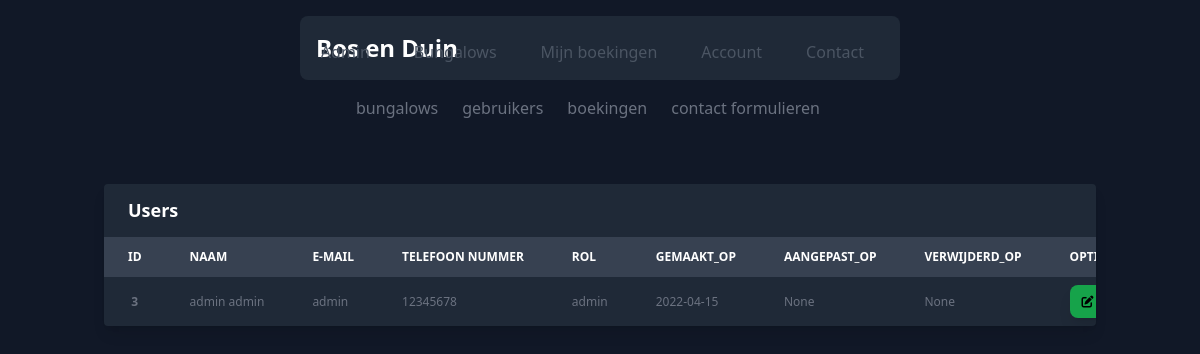
Screenshot of /admin/user-overview (signed in) with the database file from the repository.
### website/models.py (models this page shows, shortened)
class User(UserMixin, db.Model):
    __tablename__ = 'users'
    uuid = db.Column(db.Integer(), primary_key=True)
    email = db.Column(db.String(100), unique=True)
    password = db.Column(db.String(100))
    first_name = db.Column(db.String(1000))
    last_name = db.Column(db.String(1000))
    phone_nr = db.Column(db.String(1000))
    role = db.Column(db.String(16), nullable=False, default='user')
    reservations = db.relationship('Reservation', backref='User', lazy=True, cascade="all,delete")
    created_at = db.Column(db.Date(), nullable=False, default=datetime.now())
    updated_at = db.Column(db.Date(), nullable=True)
    deleted_at = db.Column(db.Date(), nullable=True)

### website/routes/admin.py (the view)
@login_required
@admin.route("user-overview")
def overview_users():
    if current_user.role != 'admin':
        flash("U kunt niet op deze pagina komen met dit account.")
        return redirect(url_for('views.home'))
    users_obj = User().query.all()
    return render_template('admin/user_overview.html', users_obj = users_obj, current_user = current_user)

### website/__init__.py (called while the page is built)
def create_app():
    app = Flask(__name__, template_folder='templates')
    upload_folder = 'static/uploads'
    login_manager = LoginManager()
    login_manager.init_app(app)
    app.config['SECRET_KEY'] = 'ThisIsSecret'
    app.config['SQLALCHEMY_DATABASE_URI'] = f"sqlite:///{DB_NAME}"
    app.config['UPLOAD_FOLDER'] = upload_folder
    db.init_app(app)
    db.create_all(app=app)
    from .routes.views import views
    from .routes.auth import auth
    from .routes.admin import admin
    app.register_blueprint(views, url_prefix='/')
    app.register_blueprint(auth, url_prefix='/auth')
    app.register_blueprint(admin, url_prefix='/admin')
    from .models import User
    @login_manager.user_loader
    def load_user(user_id):
        return User.query.get(int(user_id))
    return app

### website/templates/admin/user_overview.html (shortened to what this page needs)
{% extends "bases/base.html" %}
    {% block content %}
    {% include 'includes/admin_header.html' %}
    <div class="container mx-auto">
        <section class="relative py-16 bg-blueGray-50">
            <div class="w-full mb-12 px-4">
                <div class="relative flex flex-col min-w-0 break-words w-full mb-6 shadow-lg rounded bg-gray-800">
                    <div class="rounded-t mb-0 px-2 py-3 border-0">
                        <div class="flex flex-wrap items-center">
                            <div class=" relative w-full px-4 max-w-full flex-grow flex-1 ">
                                <h3 class="font-semibold text-lg text-white">Users</h3>
                            </div>
                        </div>
                    </div>
                    <div class="block w-full overflow-x-auto ">
                        <table class="items-center w-full bg-transparent border-collapse">
                            <thead>
                                <tr>
                                    <th
                                        class="px-6 align-middle border border-solid py-3 text-xs uppercase border-l-0 border-r-0 whitespace-nowrap font-semibold text-left bg-gray-700 text-white border-gray-800">
                                        ID</th>
                                    <th
                                        class="px-6 align-middle border border-solid py-3 text-xs uppercase border-l-0 border-r-0 whitespace-nowrap font-semibold text-left bg-gray-700 text-white border-gray-800">
                                        Naam</th>
                                    <th
                                        class="px-6 align-middle border border-solid py-3 text-xs uppercase border-l-0 border-r-0 whitespace-nowrap font-semibold text-left bg-gray-700 text-white border-gray-800">
                                        E-mail</th>
                                    <th
                                        class="px-6 align-middle border border-solid py-3 text-xs uppercase border-l-0 border-r-0 whitespace-nowrap font-semibold text-left bg-gray-700 text-white border-gray-800">
                                        Telefoon nummer</th>
                                    <th
                                        class="px-6 align-middle border border-solid py-3 text-xs uppercase border-l-0 border-r-0 whitespace-nowrap font-semibold text-left bg-gray-700 text-white border-gray-800">
                                        Rol</th>
                                    <th
                                        class="px-6 align-middle border border-solid py-3 text-xs uppercase border-l-0 border-r-0 whitespace-nowrap font-semibold text-left bg-gray-700 text-white border-gray-800">
                                        Gemaakt_op</th>
                                    <th
                                        class="px-6 align-middle border border-solid py-3 text-xs uppercase border-l-0 border-r-0 whitespace-nowrap font-semibold text-left bg-gray-700 text-white border-gray-800">
                                        Aangepast_op</th>
                                    <th
                                        class="px-6 align-middle border border-solid py-3 text-xs uppercase border-l-0 border-r-0 whitespace-nowrap font-semibold text-left bg-gray-700 text-white border-gray-800">
                                        Verwijderd_op </th>
                                    <th
                                        class="px-6 align-middle border border-solid py-3 text-xs uppercase border-l-0 border-r-0 whitespace-nowrap font-semibold text-left bg-gray-700 text-white border-gray-800">
                                        Opties</th>
                                </tr>
                            </thead>
                            {% for user_obj in users_obj %}
                            <tbody>
                                <tr>
                                    <th
                                        class="border-t-0 text-gray-500 px-6 align-middle border-l-0 border-r-0 text-xs whitespace-nowrap p-4">
                                        {{user_obj.uuid}}
                                    </th>
                                    <td
                                        class="border-t-0 text-gray-500 px-6 align-middle border-l-0 border-r-0 text-xs whitespace-nowrap p-4">
                                        {{user_obj.first_name + ' ' + user_obj.last_name}}
                                    </td>
                                    <td
                                        class="border-t-0 text-gray-500 px-6 align-middle border-l-0 border-r-0 text-xs whitespace-nowrap p-4">
                                        {{user_obj.email}}
                                    </td>
                                    <td
                                        class="border-t-0 text-gray-500 px-6 align-middle border-l-0 border-r-0 text-xs whitespace-nowrap p-4">
                                        {{user_obj.phone_nr}}
                                    </td>
                                    <td
                                        class="border-t-0 text-gray-500 px-6 align-middle border-l-0 border-r-0 text-xs whitespace-nowrap p-4">
                                        {{user_obj.role}}
                                    </td>
                                    <td
                                        class="border-t-0 text-gray-500 px-6 align-middle border-l-0 border-r-0 text-xs whitespace-nowrap p-4">
                                        {{user_obj.created_at}}
                                    </td>
                                    <td
                                        class="border-t-0 text-gray-500 px-6 align-middle border-l-0 border-r-0 text-xs whitespace-nowrap p-4">
                                        {{user_obj.updated_at}}
                                    </td>
                                    <td
                                        class="border-t-0 text-gray-500 px-6 align-middle border-l-0 border-r-0 text-xs whitespace-nowrap p-4">
                                        {{user_obj.deleted_at}}
                                    </td>
                                    <td
                                        class="border-t-0 px-6 align-middle border-l-0 border-r-0 text-xs whitespace-nowrap p-4">
                                        <a href="{{ url_for('admin.update_user', user_id = user_obj.uuid )}}">
                                            <span
                                                class="inline px-3 py-2 rounded-lg hover:bg-green-900 shadow-lg bg-green-600"><i
                                                    class="fa-solid fa-pen-to-square"></i></span>
                                        </a>
                                    </td>
                                </tr>
                            </tbody>
                            {% endfor %}
                        </table>
                    </div>
                </div>
            </div>
        </section>
    </div>
    {% endblock %}

### website/static/css/main.css (style rules this page uses)
html { line-height: 1.5; -webkit-text-size-adjust: 100%; -moz-tab-size: 4; -o-tab-size: 4; tab-size: 4; font-family: ui-sans-serif, system-ui, -apple-system, BlinkMacSystemFont, "Segoe UI", Roboto, "Helvetica Neue", Arial, "Noto Sans", sans-serif, "Apple Color Emoji", "Segoe UI Emoji", "Segoe UI Symbol", "Noto Color Emoji"; }
body { margin: 0; line-height: inherit; }
h1, h2, h3, h4, h5, h6 { font-size: inherit; font-weight: inherit; }
a { color: inherit; text-decoration: inherit; }
table { text-indent: 0; border-color: inherit; border-collapse: collapse; }
blockquote, dl, dd, h1, h2, h3, h4, h5, h6, hr, figure, p, pre { margin: 0; }
.container { width: 100%; }
@media (min-width: 640px) { .container { max-width: 640px; } }
@media (min-width: 768px) { .container { max-width: 768px; } }
@media (min-width: 1024px) { .container { max-width: 1024px; } }
.relative { position: relative; }
.mx-auto { margin-left: auto; margin-right: auto; }
.mb-6 { margin-bottom: 1.5rem; }
.mb-12 { margin-bottom: 3rem; }
.mb-0 { margin-bottom: 0px; }
.block { display: block; }
.inline { display: inline; }
.flex { display: flex; }
.w-full { width: 100%; }
.min-w-0 { min-width: 0px; }
.max-w-full { max-width: 100%; }
.flex-1 { flex: 1 1 0%; }
.flex-grow { flex-grow: 1; }
.border-collapse { border-collapse: collapse; }
.flex-col { flex-direction: column; }
.flex-wrap { flex-wrap: wrap; }
.items-center { align-items: center; }
.overflow-x-auto { overflow-x: auto; }
.whitespace-nowrap { white-space: nowrap; }
.break-words { overflow-wrap: break-word; }
.rounded-lg { border-radius: 0.5rem; }
.rounded { border-radius: 0.25rem; }
.rounded-t { border-top-left-radius: 0.25rem; border-top-right-radius: 0.25rem; }
.border { border-width: 1px; }
.border-0 { border-width: 0px; }
.border-l-0 { border-left-width: 0px; }
.border-r-0 { border-right-width: 0px; }
.border-t-0 { border-top-width: 0px; }
.border-solid { border-style: solid; }
.border-gray-800 { --tw-border-opacity: 1; border-color: rgb(31 41 55 / var(--tw-border-opacity)); }
.bg-gray-800 { --tw-bg-opacity: 1; background-color: rgb(31 41 55 / var(--tw-bg-opacity)); }
.bg-gray-700 { --tw-bg-opacity: 1; background-color: rgb(55 65 81 / var(--tw-bg-opacity)); }
.bg-gray-900 { --tw-bg-opacity: 1; background-color: rgb(17 24 39 / var(--tw-bg-opacity)); }
.bg-transparent { background-color: transparent; }
.bg-green-600 { --tw-bg-opacity: 1; background-color: rgb(22 163 74 / var(--tw-bg-opacity)); }
.p-4 { padding: 1rem; }
.px-4 { padding-left: 1rem; padding-right: 1rem; }
.px-6 { padding-left: 1.5rem; padding-right: 1.5rem; }
.py-2 { padding-top: 0.5rem; padding-bottom: 0.5rem; }
.py-16 { padding-top: 4rem; padding-bottom: 4rem; }
.py-3 { padding-top: 0.75rem; padding-bottom: 0.75rem; }
.px-3 { padding-left: 0.75rem; padding-right: 0.75rem; }
.px-2 { padding-left: 0.5rem; padding-right: 0.5rem; }
.text-left { text-align: left; }
.align-middle { vertical-align: middle; }
.font-sans { font-family: ui-sans-serif, system-ui, -apple-system, BlinkMacSystemFont, "Segoe UI", Roboto, "Helvetica Neue", Arial, "Noto Sans", sans-serif, "Apple Color Emoji", "Segoe UI Emoji", "Segoe UI Symbol", "Noto Color Emoji"; }
.text-xs { font-size: 0.75rem; line-height: 1rem; }
.text-lg { font-size: 1.125rem; line-height: 1.75rem; }
.font-semibold { font-weight: 600; }
.uppercase { text-transform: uppercase; }
.leading-normal { line-height: 1.5; }
.tracking-normal { letter-spacing: 0em; }
.text-white { --tw-text-opacity: 1; color: rgb(255 255 255 / var(--tw-text-opacity)); }
.text-gray-500 { --tw-text-opacity: 1; color: rgb(107 114 128 / var(--tw-text-opacity)); }
.shadow-lg { --tw-shadow: 0 10px 15px -3px rgb(0 0 0 / 0.1), 0 4px 6px -4px rgb(0 0 0 / 0.1); --tw-shadow-colored: 0 10px 15px -3px var(--tw-shadow-color), 0 4px 6px -4px var(--tw-shadow-color); box-shadow: var(--tw-ring-offset-shadow, 0 0 #0000), var(--tw-ring-shadow, 0 0 #0000), var(--tw-shadow); }

### rows the page displays
User: uuid "3", first_name+last_name "admin admin", email "admin", phone_nr "12345678", role "admin", created_at "2022-04-15", updated_at "None", deleted_at "None"
